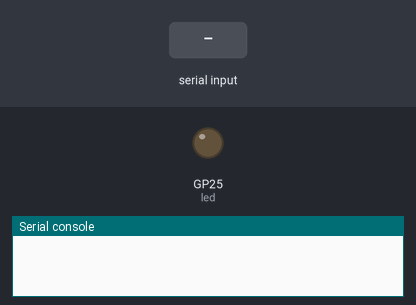
This program was run on a simulated Raspberry Pi Pico running MicroPython. Shown: output pins drawn as LEDs (lit = HIGH), the last lines printed to the serial console. Dashed ring = blinking. Inputs (shaded band) come from the test bench. Random numbers come from a fixed seed.

Above: at 1.2 s.
1.3 s: "1" typed at the serial console, then Enter
At 1.4 s:
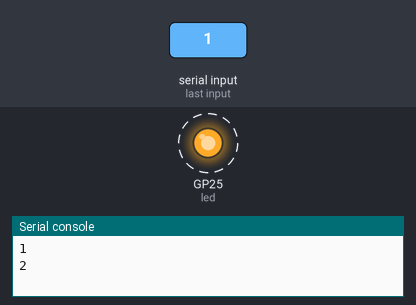
3.4 s: "0" typed at the serial console, then Enter
At 5.7 s:
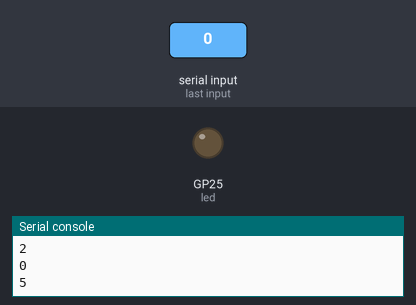
Timing chart, 0 to 7.2 s (numbered marks = the images above; inputs shaded):
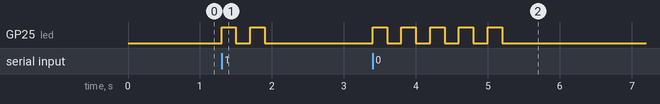

The program:

04_04_dadi.py
```python
from machine import Pin
from utime import sleep
from random import randint

led = Pin('LED', Pin.OUT)

def lancio_dadi():
    return randint(1, 6)

def blink(times, delay):
    for x in range(1, times+1):
        led.on()
        sleep(delay)
        led.off()
        sleep(delay)

while True:
    input()
    risultato = lancio_dadi()
    print(risultato)
    blink(risultato, 0.2)
```

Measured:
- after the input at 1.3 s, GP25 (led): alternates HIGH for 0.20 s and LOW for 0.20 s, 4 changes in all, then stays LOW, starting at once
- after the input at 3.4 s, GP25 (led): alternates HIGH for 0.20 s and LOW for 0.20 s, 10 changes in all, then stays LOW, starting at once
